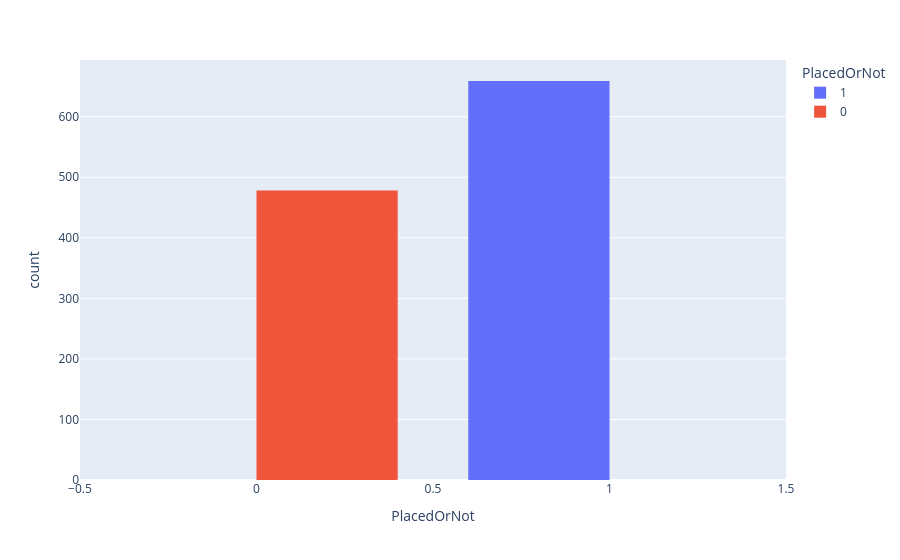

The notebook cell this image was saved under:
### Code cell
px.histogram(dataframe, x='PlacedOrNot', color='PlacedOrNot', barmode='group')

### Figure 1 — Plotly figure (JSON) as saved in the notebook; plotly's stock layout.template omitted (floating-point values rounded to 4 significant figures; data arrays with more than 128 entries replaced by an {"elided": "..."} marker saying what was removed)
{"data": [{"alignmentgroup": "True", "bingroup": "x", "hovertemplate": "PlacedOrNot=%{x}<br>count=%{y}<extra></extra>", "legendgroup": "1", "marker": {"color": "#636efa", "pattern": {"shape": ""}}, "name": "1", "offsetgroup": "1", "orientation": "v", "showlegend": true, "type": "histogram", "x": {"elided": "659 int values"}, "xaxis": "x", "yaxis": "y"}, {"alignmentgroup": "True", "bingroup": "x", "hovertemplate": "PlacedOrNot=%{x}<br>count=%{y}<extra></extra>", "legendgroup": "0", "marker": {"color": "#EF553B", "pattern": {"shape": ""}}, "name": "0", "offsetgroup": "0", "orientation": "v", "showlegend": true, "type": "histogram", "x": {"elided": "478 int values"}, "xaxis": "x", "yaxis": "y"}], "layout": {"autosize": true, "barmode": "group", "legend": {"title": {"text": "PlacedOrNot"}, "tracegroupgap": 0}, "margin": {"t": 60}, "xaxis": {"anchor": "y", "autorange": true, "categoryarray": [1, 0], "categoryorder": "array", "domain": [0, 1], "range": [-0.5, 1.5], "title": {"text": "PlacedOrNot"}, "type": "linear"}, "yaxis": {"anchor": "x", "autorange": true, "domain": [0, 1], "range": [0, 693.7], "title": {"text": "count"}}}}
